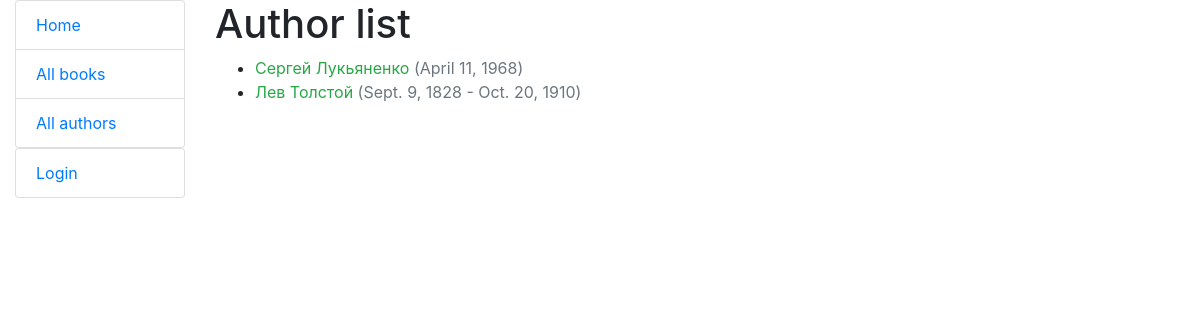
Screenshot of /catalog/authors/ with the database file from the repository.
### catalog/models.py (models this page shows, shortened)
class Author(models.Model):
    first_name = models.CharField(max_length=50)
    last_name = models.CharField(max_length=50)
    date_of_birth = models.DateField(null=True, blank=True)
    date_of_death = models.DateField('Died', null=True, blank=True)
    def get_absolute_url(self):
        return reverse('author-detail', args=[str(self.id)])

### catalog/views.py (the view)
# urls.py: path('authors/', views.AuthorListView.as_view(), name='authors'),
class AuthorListView(ListView):
    model = Author
    paginate_by = 10
    context_object_name = 'author_list'
    template_name = 'authors/author_list.html'

### templates/authors/author_list.html (shortened to what this page needs)
{% extends 'basic.html' %}
{% block content %}
    <h1>Author list</h1>
    {% if author_list %}
        <ul>
            {% for author in author_list %}
                <li>
                    <a class="text-success" href="{{ author.get_absolute_url }}">
                        {{ author.first_name }} {{ author.last_name }}
                    </a>
                    <a class="text-muted">
                        ({{ author.date_of_birth }}{% if author.date_of_death %} - {{ author.date_of_death }}{% endif %})
                    </a>
                </li>
            {% endfor %}
        </ul>
    {% else %}
        <p class="text-muted">There is no authors in the library :(</p>
    {% endif %}
{% endblock %}

### rows the page displays
Author: first_name "Сергей", last_name "Лукьяненко", date_of_birth "April 11, 1968"
Author: first_name "Лев", last_name "Толстой", date_of_birth "Sept. 9, 1828", date_of_death "Oct. 20, 1910"
